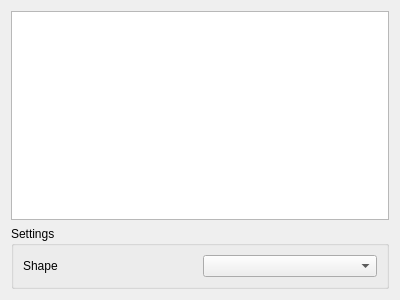
<?xml version="1.0" encoding="UTF-8"?>
<ui version="4.0">
 <class>Form</class>
 <widget class="QWidget" name="Form">
  <property name="geometry">
   <rect>
    <x>0</x>
    <y>0</y>
    <width>400</width>
    <height>300</height>
   </rect>
  </property>
  <property name="windowTitle">
   <string>Lights</string>
  </property>
  <layout class="QVBoxLayout" name="verticalLayout">
   <item>
    <widget class="QTableWidget" name="tableWidget"/>
   </item>
   <item>
    <widget class="QGroupBox" name="groupBox">
     <property name="title">
      <string>Settings</string>
     </property>
     <layout class="QGridLayout" name="gridLayout">
      <item row="0" column="1">
       <widget class="QComboBox" name="comboBox"/>
      </item>
      <item row="0" column="0">
       <widget class="QLabel" name="label">
        <property name="text">
         <string>Shape</string>
        </property>
       </widget>
      </item>
     </layout>
    </widget>
   </item>
  </layout>
 </widget>
 <resources/>
 <connections/>
</ui>
